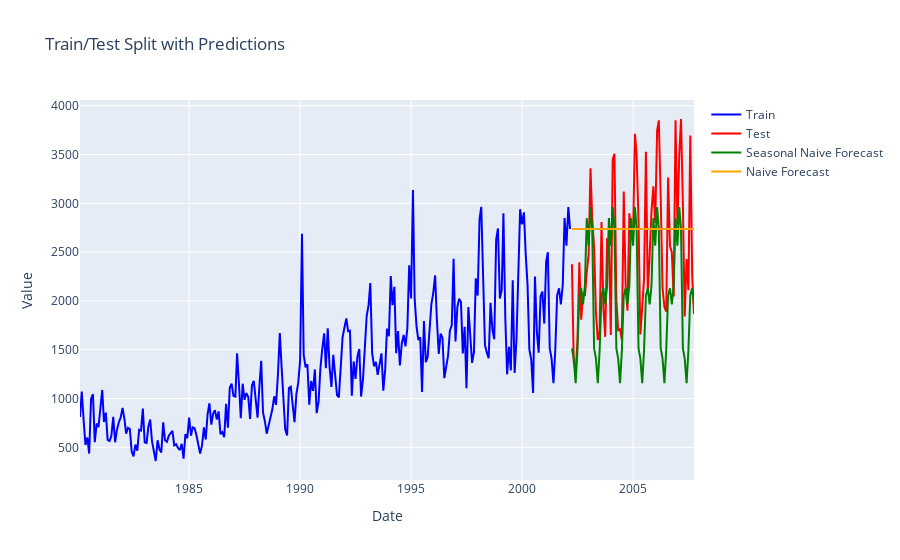

Notebook cell for this chart:
### Code cell
fig = go.Figure()
fig.add_trace(
    go.Scatter(x=random_train_df["timestamp"], y=random_train_df["target"], name="Train", line=dict(color="blue"))
)
fig.add_trace(
    go.Scatter(x=random_test_df["timestamp"], y=random_test_df["target"], name="Test", line=dict(color="red"))
)
fig.add_trace(
    go.Scatter(
        x=predictions["date"], y=seasonal_naive_forecast, name="Seasonal Naive Forecast", line=dict(color="green")
    )
)
fig.add_trace(
    go.Scatter(
        x=predictions["date"], y=naive_forecast, name="Naive Forecast", line=dict(color="orange")
    )
)
fig.update_layout(
    title="Train/Test Split with Predictions", xaxis_title="Date", yaxis_title="Value"
)
fig.show()
